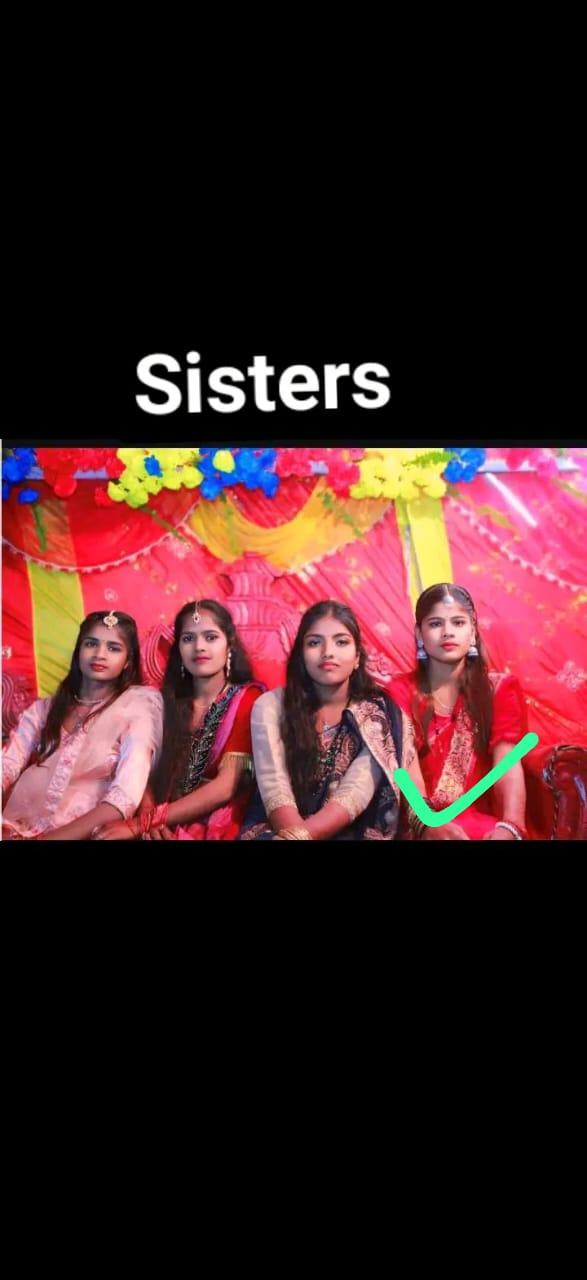
#> input picture Project/FaceDoorLock/dataset/1/IMG-20241213-WA0000 - Copy - Copy.jpg, 587 x 1280 px; its folder holds only this picture in this run
$ python train.py
#> lines starting #> are read from the running program, lines starting #| are printed output that depends on the picture
# train.py
import cv2
import numpy as np
import os

# Step 1: Initialize LBPH Recognizer
recognizer = cv2.face.LBPHFaceRecognizer_create()
face_cascade = cv2.CascadeClassifier(cv2.data.haarcascades + 'haarcascade_frontalface_default.xml')

# Step 2: Prepare training data
faces = []
ids = []

dataset_path = 'dataset/'

for user in os.listdir(dataset_path):
    user_path = os.path.join(dataset_path, user)
    for image_name in os.listdir(user_path):
        img_path = os.path.join(user_path, image_name)
        gray = cv2.imread(img_path, cv2.IMREAD_GRAYSCALE)
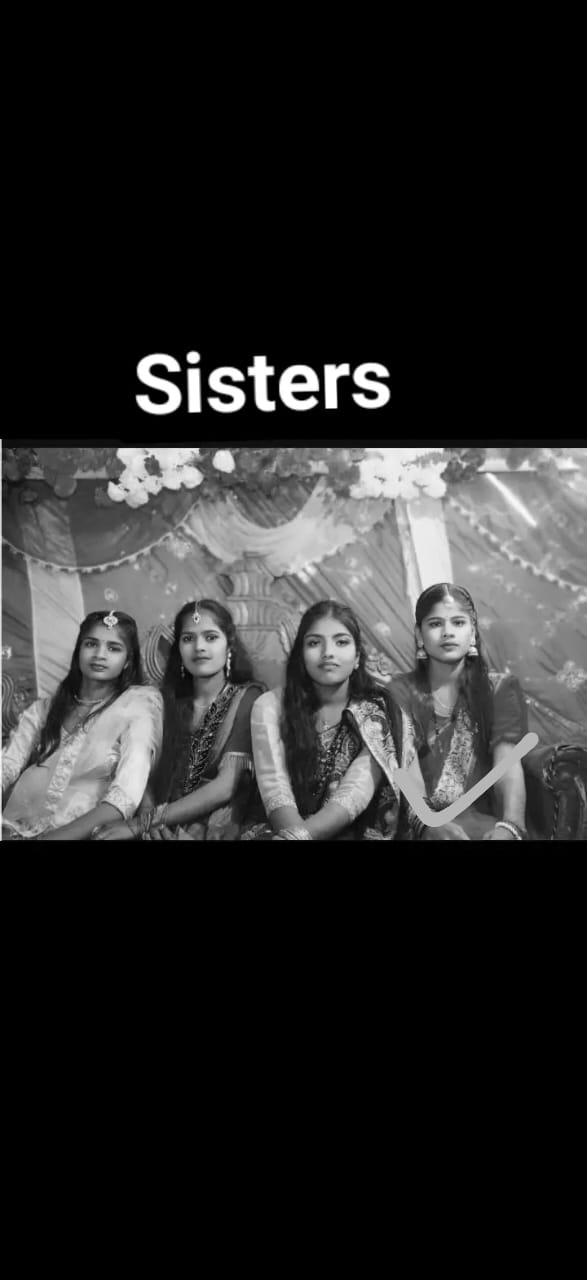
#> gray: shape (1280, 587); min 0, max 255, mean 40.2
        faces.append(gray)
        ids.append(int(user))  # User ID as integer

# Step 3: Train the recognizer
recognizer.train(faces, np.array(ids))

# Step 4: Save the trained model
os.makedirs('trainer', exist_ok=True)
recognizer.save('trainer/trainer.yml')
print("Training completed and model saved!")
